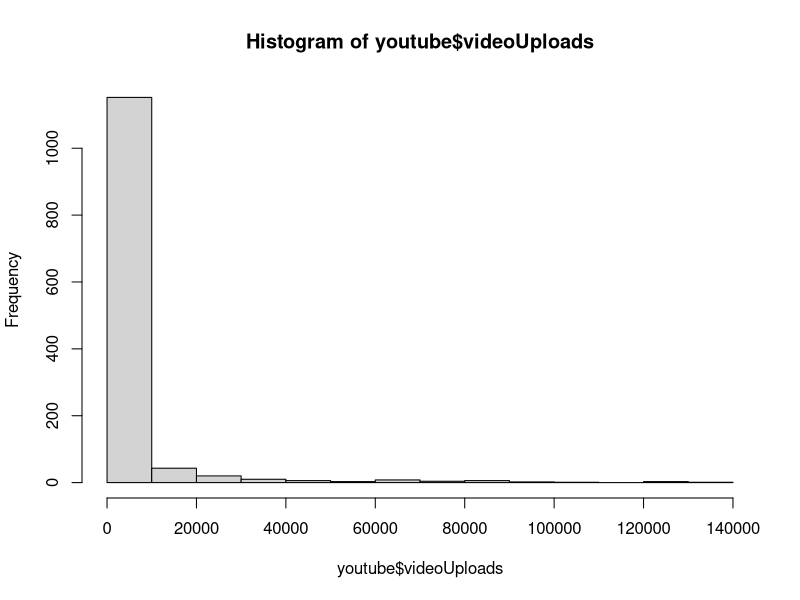

The R source for this figure:
################################################
# File: Statistical Consulting Center Workshop 3
# Fall 2023
# Author: Taeyong Park 
################################################


################################################
# Basics of R and RStudio
################################################

### FOUR WINDOWS IN RStudio
# Editor: you type R code.
# Console: the output of your code is displayed.
# In the two other windows, you can see plots, a history of your commands, etc.


### BASIC ARITHMETIC 
# Write something here and find the solution in the console. 

# To send a line of code to your console, 
# place your cursor on the line, and then press 
# (PC users:) "control + enter"
# (Mac users:) "command + return"
# Alternatively, click the Run icon. 
# You can also simply copy and paste the line of code. 

12-5
10+4
1+3
1+4
2 + 3  #addition 

##### BTW, What is the pound key (#) for?
# R doesn't read anything after #
# You can write explanations using it.
# If you don't put # before your writing, you will get an error.

2*3  # multiplication
5/3 #division
4-5 #subtraction
3^3 # exponentiation
exp(7) # exponential
log(10) # natural log
sqrt(100) # square root


### ASSIGNMENT OF VALUES 
# One important concept as you are programming is the notion of a variable.  
# The "<-" and "=" symbols are used to assign a value to a variable.
# You can use either "<-" or "=".

# Create a and b that take on the values of 78 and 8.
a <- 78
b = 8 
# Print the values.
print(a)
print(b)
# or simply
a
b
a; b


y <- 5
x <- 2*(y + 11)
y; x

addXY = x+y
addXandYorwhateveryouwant <- x + y

x=c(2,3,4,5,6)
y=c(0,1,2,3,4)

data = cbind(x,y)
data
# You can override previous code by assigning alternative values.
y = 3
x = (y-8) + 7
y; x
addXandY = x + y

########################################################
# Set up the working directory
########################################################

## The most common thing we want to do in R is working with data of some sort.
## Usually these data are in some format like .csv (excel spreadsheets),
## .dta (Stata dataset), or .txt (text files).

## Reading these into R (i.e. adding them to your workspace) is very simple,
## but it first requires telling R where they are on your computer.

## We do this by setting our working directory, which is the folder in which
## the files are stored. If you try to load data into R which is not inside
## the folder specified in your working directory, you'll get an error.
## Also, anytime you export anything from R (new datasets, graphs, etc.) it will
## save them to your working directory.

# 1. Create a new directory (a new folder) for this course; You will save
# every data file into this folder in this semester.
# 2. Download the files from Canvas and save them to the new folder you just created.
# 3. In the menu bar at RStudio, click Session 
# 4. Place the cussor on Set Working Directory and click Choose Directory.
# 5. Then choose the new directory to which you saved the files.
# 6. Check if your working directory is your desired folder using
getwd()
# 7. Check if your data is in your working directory
list.files()


##################################################
#
# Quantitative-Quantitative,
#
##################################################
# Import data into R
youtube = read.csv("YouTube.csv")

# log transformation
# "$" symbol is to pull out a variable from the data
# dataName$variableName
youtube$log_subscribers = log(youtube$subscribers)
youtube$log_views = log(youtube$views)

# bivariate linear regression
model = lm(log_views ~ log_subscribers, data=youtube)
summary(model)


#####################################
# Exercise
#####################################
# Does the number of videos of the channel
# influence the number of subscribers? 
# Test at 0.05 level.

# First check if log transformation is needed.
hist(youtube$videoUploads)
youtube$log_videoUploads = log(youtube$videoUploads)


##################################################
#
# Qualitative-Quantitative,
# where "Qualitative" means two groups 
#
##################################################
# Import data into R
dataStat = read.csv("IntroStatisticsSurvey.csv")

# Question: Do females and males have different verbal SAT scores?    

#####################################
# Define two groups
#####################################
sample_f = dataStat[dataStat$Gender=="female", 3] 
# "3" indicates the Verbal variable on the third column 
sample_m = dataStat[dataStat$Gender=="male", 3]

#####################################
# t.test function
#####################################
# By default, 0.05 sig level; 95% confidence level.
t.test(sample_f, sample_m)

# In the output, "t" refers to the test statistic
# df refers to degrees of freedom.

# 0.01 sig level; 99% confidence level.
t.test(sample_f, sample_m, conf.level = .99)

#####################################
# Exercise
#####################################
# Do the students taking Business Stats and 
# the student taking Stats for Science have
# different SAT Math scores at 0.05 level?
sample_b = dataStat$Math[dataStat$Course=="Business Stats"] 
sample_s = dataStat$Math[dataStat$Course=="Stats for Science"] 
t.test(sample_b, sample_s)



##################################################
#
# Qualitative-Quantitative,
# where "Qualitative" means three or more groups 
#
##################################################

# Do students taking different stat courses have
# different SAT Math scores at 0.05 level?

#####################################
# aov function for anova
#####################################
# Use the aov function to run an Anova model.
# in the aov function, the model must be "dependentV ~ independentV"
anova_stat = aov(Math ~ Course, data=dataStat)
summary(anova_stat)

#####################################
# Exercise
#####################################
# 1. Does the height of student's father differ 
# for student's preferred color at 0.05 level?

# Generate another question that can be answered
# by the anova method.
# And test your question at 0.05.


########################################################
# 
# Independence test for two qualitative variables 
#
########################################################

# Do females and males tend to take different stat courses?
# If Yes, gender and course are not independent.
# If No, they are independent of each other. 

# First, create a contingency table.
contingency = table(dataStat$Course, dataStat$Gender)

#####################################
# chisq.test function
#####################################
prop.test(contingency, correct=F)
# The correct argument is for the Yates continuity correction for small samples.
# It must be FALSE for large samples (n>10).
# X-squared refers to the test statistic.
# df refers to degrees of freedom.

#####################################
# Exercise
#####################################
# Generate a question that can be answered by 
# the test of independence. 
# And test your question at 0.01.





#####################################
# Please fill out the survey.
# Thank you!
#####################################
# https://forms.gle/icpBKehZV7oLPTmB9
